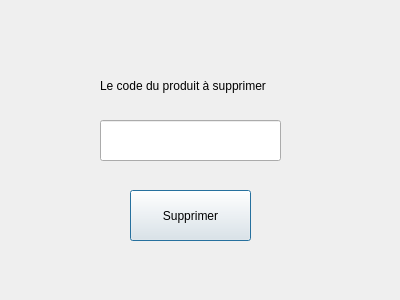
<?xml version="1.0" encoding="UTF-8"?>
<ui version="4.0">
 <class>SupprimerProduitForm</class>
 <widget class="QDialog" name="SupprimerProduitForm">
  <property name="geometry">
   <rect>
    <x>0</x>
    <y>0</y>
    <width>400</width>
    <height>300</height>
   </rect>
  </property>
  <property name="windowTitle">
   <string>SupprimerProduitForm</string>
  </property>
  <widget class="QLabel" name="label">
   <property name="geometry">
    <rect>
     <x>100</x>
     <y>50</y>
     <width>201</width>
     <height>71</height>
    </rect>
   </property>
   <property name="text">
    <string>Le code du produit à supprimer</string>
   </property>
  </widget>
  <widget class="QLineEdit" name="lineEditCode">
   <property name="geometry">
    <rect>
     <x>100</x>
     <y>120</y>
     <width>181</width>
     <height>41</height>
    </rect>
   </property>
  </widget>
  <widget class="QPushButton" name="pushButton">
   <property name="geometry">
    <rect>
     <x>130</x>
     <y>190</y>
     <width>121</width>
     <height>51</height>
    </rect>
   </property>
   <property name="text">
    <string>Supprimer</string>
   </property>
  </widget>
 </widget>
 <resources/>
 <connections>
  <connection>
   <sender>pushButton</sender>
   <signal>clicked()</signal>
   <receiver>SupprimerProduitForm</receiver>
   <slot>slotSupprimer()</slot>
   <hints>
    <hint type="sourcelabel">
     <x>190</x>
     <y>215</y>
    </hint>
    <hint type="destinationlabel">
     <x>199</x>
     <y>149</y>
    </hint>
   </hints>
  </connection>
 </connections>
 <slots>
  <slot>slotSupprimer()</slot>
 </slots>
</ui>
